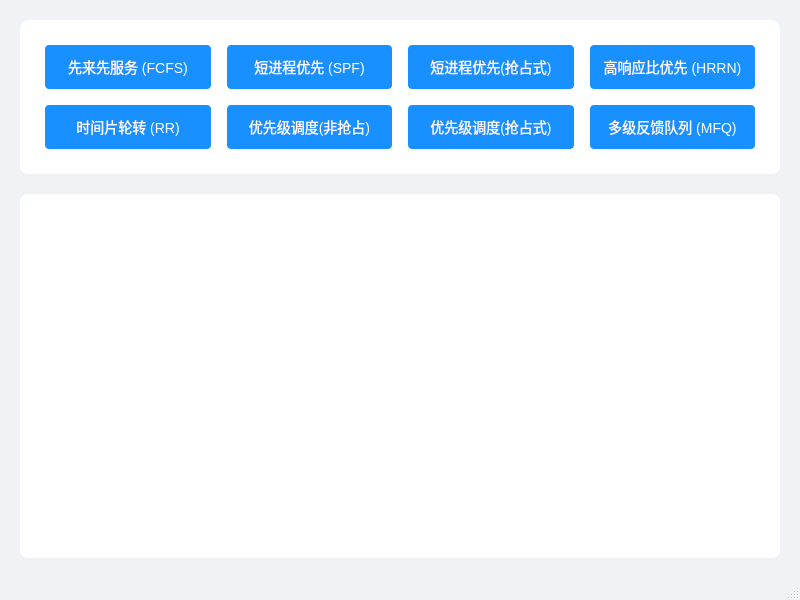
<?xml version="1.0" encoding="UTF-8"?>
<ui version="4.0">
 <class>ChartWindow</class>
 <widget class="QMainWindow" name="ChartWindow">
  <property name="geometry">
   <rect>
    <x>0</x>
    <y>0</y>
    <width>800</width>
    <height>600</height>
   </rect>
  </property>
  <property name="windowTitle">
   <string>进程调度可视化系统</string>
  </property>
  <property name="styleSheet">
   <string notr="true">
    QMainWindow {
        background-color: #f0f2f5;
    }
    QPushButton {
        background-color: #1890ff;
        color: white;
        border-radius: 4px;
        padding: 6px 12px;
        font-size: 14px;
        min-height: 32px;
        margin: 4px;
    }
    QPushButton:hover {
        background-color: #40a9ff;
    }
    QPushButton:pressed {
        background-color: #096dd9;
    }
   </string>
  </property>
  <widget class="QWidget" name="centralwidget">
   <layout class="QVBoxLayout" name="verticalLayout">
    <property name="spacing">
     <number>20</number>
    </property>
    <property name="leftMargin">
     <number>20</number>
    </property>
    <property name="topMargin">
     <number>20</number>
    </property>
    <property name="rightMargin">
     <number>20</number>
    </property>
    <property name="bottomMargin">
     <number>20</number>
    </property>
    <item>
     <widget class="QFrame" name="buttonFrame">
      <property name="styleSheet">
       <string notr="true">
        QFrame {
            background-color: white;
            border-radius: 8px;
            padding: 12px;
        }
       </string>
      </property>
      <property name="frameShape">
       <enum>QFrame::Shape::StyledPanel</enum>
      </property>
      <property name="frameShadow">
       <enum>QFrame::Shadow::Raised</enum>
      </property>
      <layout class="QVBoxLayout" name="buttonFrameLayout">
       <property name="spacing">
        <number>8</number>
       </property>
       <item>
        <layout class="QHBoxLayout" name="horizontalLayout">
         <property name="spacing">
          <number>8</number>
         </property>
         <item>
          <widget class="QPushButton" name="fcfs">
           <property name="text">
            <string>先来先服务 (FCFS)</string>
           </property>
          </widget>
         </item>
         <item>
          <widget class="QPushButton" name="spf">
           <property name="text">
            <string>短进程优先 (SPF)</string>
           </property>
          </widget>
         </item>
         <item>
          <widget class="QPushButton" name="srtn">
           <property name="text">
            <string>短进程优先(抢占式)</string>
           </property>
          </widget>
         </item>
         <item>
          <widget class="QPushButton" name="hrrn">
           <property name="text">
            <string>高响应比优先 (HRRN)</string>
           </property>
          </widget>
         </item>
        </layout>
       </item>
       <item>
        <layout class="QHBoxLayout" name="horizontalLayout_2">
         <property name="spacing">
          <number>8</number>
         </property>
         <item>
          <widget class="QPushButton" name="rr">
           <property name="text">
            <string>时间片轮转 (RR)</string>
           </property>
          </widget>
         </item>
         <item>
          <widget class="QPushButton" name="non_preemptive_priority">
           <property name="text">
            <string>优先级调度(非抢占)</string>
           </property>
          </widget>
         </item>
         <item>
          <widget class="QPushButton" name="preemptive_priority">
           <property name="text">
            <string>优先级调度(抢占式)</string>
           </property>
          </widget>
         </item>
         <item>
          <widget class="QPushButton" name="mfq">
           <property name="text">
            <string>多级反馈队列 (MFQ)</string>
           </property>
          </widget>
         </item>
        </layout>
       </item>
      </layout>
     </widget>
    </item>
    <item>
     <widget class="QChartView" name="chartView">
      <property name="styleSheet">
       <string notr="true">
        background-color: white;
        border-radius: 8px;
       </string>
      </property>
     </widget>
    </item>
   </layout>
  </widget>
  <widget class="QStatusBar" name="statusbar"/>
 </widget>
 <customwidgets>
  <customwidget>
   <class>QChartView</class>
   <extends>QGraphicsView</extends>
   <header>QtCharts</header>
  </customwidget>
 </customwidgets>
 <resources/>
 <connections/>
</ui>
